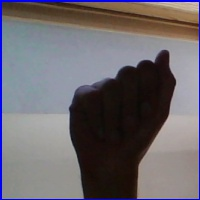
#> input picture data/train/A/A100.jpg, 200 x 200 px; its folder holds only this picture in this run
$ jupyter execute --allow-errors dataset_visualization.ipynb
#> lines starting #> are read from the running program, lines starting #| are printed output that depends on the picture
#> `with Image.open(image_path).convert('L') as img:`:
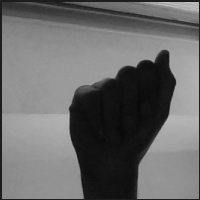
#> img: PIL image 200x200 L; min 9, max 199, mean 105.4
#> further down, img is the input picture: PIL image 200x200 RGB; mean R, G, B 108.2, 103.3, 108.7
#> `img = img.resize((64, 64)).convert('L')`:
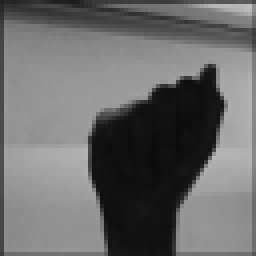
#> img: PIL image 64x64 L (shown 4 times larger); min 9, max 191, mean 105.8
[cell 1]
# imports
import torch
import torchvision
from torchvision import datasets, transforms
import matplotlib.pyplot as plt
import numpy as np
import os
from pathlib import Path
from PIL import Image
from sklearn.decomposition import PCA
from sklearn.manifold import TSNE
from sklearn.preprocessing import StandardScaler
plt.rcParams['text.usetex'] = False
import matplotlib
if plt.rcParams['text.usetex']:
    matplotlib.rcParams['text.latex.preamble'] = r"\usepackage{amssymb}"
matplotlib.rcParams['mathtext.fontset'] = 'stix'
matplotlib.rcParams['font.family'] = 'STIXGeneral'
matplotlib.rcParams['figure.dpi'] = 300
plt.rcParams["figure.autolayout"] = True
plt.rcParams.update({'font.size': 18})
fig, ax = plt.subplots()

[cell 2]
# show given image
def imshow(inp, title=None):
    inp = inp.numpy().transpose((1, 2, 0))
    mean = np.array([0.485, 0.456, 0.406])
    std = np.array([0.229, 0.224, 0.225])
    inp = std * inp + mean
    inp = np.clip(inp, 0, 1)
    plt.imshow(inp)
    if title is not None:
        plt.title(title)

# get images from dataloader and show them
def show_dataloader_images(dataloader, class_names):
    inputs, classes = next(iter(dataloader))
    out = torchvision.utils.make_grid(inputs)
    imshow(out, title=[class_names[x] for x in classes])

# establish transforms for datasets
#> (the rest of this cell did not finish here and is left out)

[cell 3]
data_dir = './data/'

# create datasets
#> (the rest of this cell did not finish here and is left out)

[cell 4]
# sample images
plt.figure(figsize=(15, 7))
#> (the rest of this cell did not finish here and is left out)

[cell 5]
# sample images
plt.figure(figsize=(8, 4))
#> (the rest of this cell did not finish here and is left out)

[cell 6]
# distribution of samples in each letter across train, val, test
fig, axs = plt.subplots(1, 3, figsize=(18, 6))

#> (the rest of this cell did not finish here and is left out)

[cell 7]
# brightness and contrast
fig, axs = plt.subplots(1, 6, figsize=(18, 3))

#> (the rest of this cell did not finish here and is left out)

[cell 8]
# dimensionality reduction of image features
fig, axs = plt.subplots(2, 3, figsize=(18, 12))

#> (the rest of this cell did not finish here and is left out)
